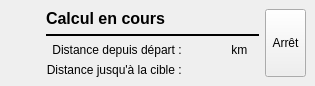
<?xml version="1.0" encoding="UTF-8"?>
<ui version="4.0">
 <class>ProgressWidget</class>
 <widget class="QWidget" name="ProgressWidget">
  <property name="geometry">
   <rect>
    <x>0</x>
    <y>0</y>
    <width>315</width>
    <height>84</height>
   </rect>
  </property>
  <property name="sizePolicy">
   <sizepolicy hsizetype="Minimum" vsizetype="Fixed">
    <horstretch>0</horstretch>
    <verstretch>0</verstretch>
   </sizepolicy>
  </property>
  <property name="windowTitle">
   <string>Form</string>
  </property>
  <property name="autoFillBackground">
   <bool>true</bool>
  </property>
  <layout class="QHBoxLayout" name="horizontalLayout">
   <property name="leftMargin">
    <number>0</number>
   </property>
   <property name="topMargin">
    <number>0</number>
   </property>
   <property name="rightMargin">
    <number>0</number>
   </property>
   <property name="bottomMargin">
    <number>0</number>
   </property>
   <item>
    <widget class="QWidget" name="widget" native="true">
     <layout class="QGridLayout" name="gridLayout">
      <item row="0" column="1">
       <widget class="QLabel" name="titre">
        <property name="font">
         <font>
          <pointsize>12</pointsize>
          <weight>75</weight>
          <bold>true</bold>
         </font>
        </property>
        <property name="text">
         <string>Calcul en cours</string>
        </property>
       </widget>
      </item>
      <item row="1" column="1" colspan="3">
       <widget class="Line" name="line">
        <property name="frameShadow">
         <enum>QFrame::Plain</enum>
        </property>
        <property name="lineWidth">
         <number>2</number>
        </property>
        <property name="orientation">
         <enum>Qt::Horizontal</enum>
        </property>
       </widget>
      </item>
      <item row="2" column="1">
       <widget class="QLabel" name="lbDepart">
        <property name="text">
         <string>Distance depuis départ : </string>
        </property>
        <property name="alignment">
         <set>Qt::AlignRight|Qt::AlignTrailing|Qt::AlignVCenter</set>
        </property>
       </widget>
      </item>
      <item row="2" column="2">
       <widget class="QLabel" name="depuisDepart">
        <property name="text">
         <string/>
        </property>
        <property name="alignment">
         <set>Qt::AlignRight|Qt::AlignTrailing|Qt::AlignVCenter</set>
        </property>
       </widget>
      </item>
      <item row="2" column="3">
       <widget class="QLabel" name="unit">
        <property name="text">
         <string> km</string>
        </property>
       </widget>
      </item>
      <item row="3" column="1">
       <widget class="QLabel" name="lbcible">
        <property name="text">
         <string>Distance jusqu'à la cible : </string>
        </property>
        <property name="alignment">
         <set>Qt::AlignRight|Qt::AlignTrailing|Qt::AlignVCenter</set>
        </property>
       </widget>
      </item>
      <item row="3" column="2">
       <widget class="QLabel" name="jusqueCible">
        <property name="text">
         <string/>
        </property>
        <property name="alignment">
         <set>Qt::AlignRight|Qt::AlignTrailing|Qt::AlignVCenter</set>
        </property>
       </widget>
      </item>
      <item row="0" column="4" rowspan="4">
       <widget class="QToolButton" name="arret">
        <property name="sizePolicy">
         <sizepolicy hsizetype="Preferred" vsizetype="Minimum">
          <horstretch>0</horstretch>
          <verstretch>0</verstretch>
         </sizepolicy>
        </property>
        <property name="layoutDirection">
         <enum>Qt::LeftToRight</enum>
        </property>
        <property name="text">
         <string>Arrêt</string>
        </property>
        <property name="iconSize">
         <size>
          <width>30</width>
          <height>30</height>
         </size>
        </property>
        <property name="toolButtonStyle">
         <enum>Qt::ToolButtonTextUnderIcon</enum>
        </property>
       </widget>
      </item>
      <item row="0" column="0" rowspan="4">
       <widget class="QLabel" name="icon">
        <property name="text">
         <string/>
        </property>
       </widget>
      </item>
     </layout>
    </widget>
   </item>
  </layout>
 </widget>
 <resources/>
 <connections/>
</ui>
